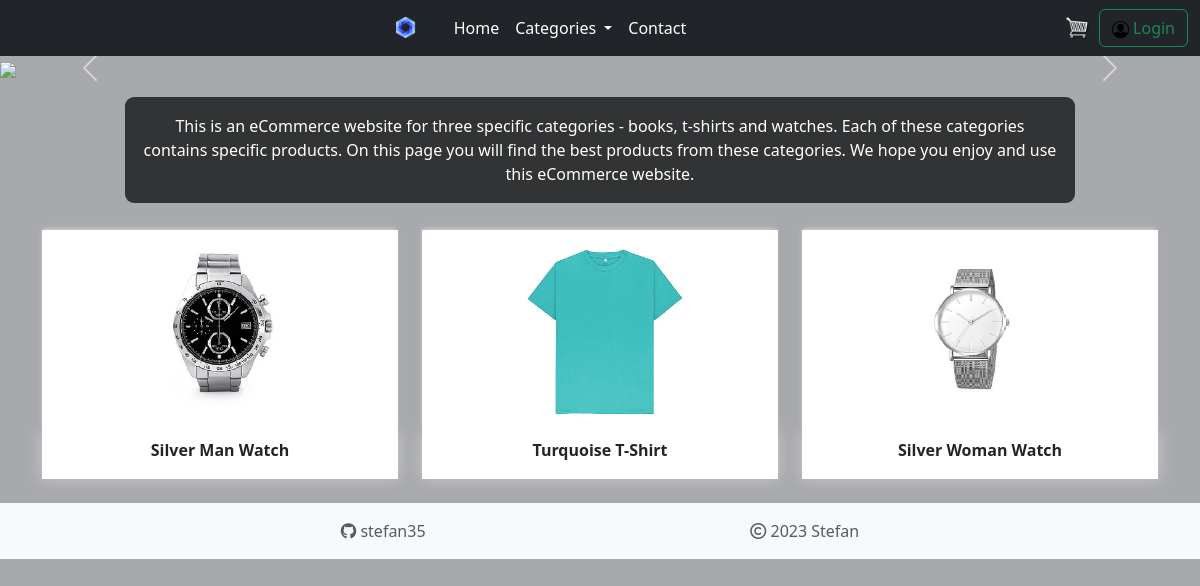
The page / on the database its author committed.
### store/models.py (models this page shows, shortened)
class Product(models.Model):
    name = models.CharField(max_length=200, null=True)
    price = models.DecimalField(max_digits=7, decimal_places=2)
    category = models.CharField(max_length=200, null=True)
    filters = models.ForeignKey(Filter, on_delete=models.SET_NULL, null=True, blank=True)
    image = models.ImageField(null=True, blank=True)
    @property
    def imageURL(self):
        try:
            url = self.image.url
        except:
            url = ''
        return url

### store/views.py (the view)
# urls.py: path('', include('store.urls'))
def store(request):
    data = cartData(request)
    cartItems = data['cartItems']
    user = data['user']
    products = Product.objects.all()
    products = random.sample(list(set(products)), k=3)
    context = {'products':products, 'cartItems':cartItems, 'user':user}
    return render(request, 'store/store.html', context)

### store/utils.py (called while the page is built, shortened)
def cookieCart(request):
    try:
        cart = json.loads(request.COOKIES['cart'])
    except:
        cart = {}
    items = []
    order = {'get_cart_total': 0, 'get_cart_items': 0}
    cartItems = order['get_cart_items']
    return {'cartItems':cartItems, 'order':order, 'items':items}

def cartData(request):
    if request.user.is_authenticated:
        customer = Customer.objects.get(username = request.user)
        user = customer
        order, created = Order.objects.get_or_create(customer=customer, complete=False)
        items = order.orderitem_set.all()
        cartItems = order.get_cart_items
    else:
        cookieData = cookieCart(request)
        cartItems = cookieData['cartItems']
        order = cookieData['order']
        items = cookieData['items']
        user = ''
    return {'cartItems':cartItems, 'order':order, 'items':items, 'user':user}

### store/templates/store/store.html (shortened to what this page needs)
{% extends 'store/base.html' %}
{% load static %}
{% block content %}
<div id="carouselExampleAutoplaying" class="carousel slide" data-bs-ride="carousel">
  <div class="carousel-inner" style=" width:100%; height:70% !important;">
    <div class="carousel-item active">
      <img src="images/books.png" class="img-fluid">
    </div>
  </div>
  <button class="carousel-control-prev" type="button" data-bs-target="#carouselExampleAutoplaying" data-bs-slide="prev">
    <span class="carousel-control-prev-icon" aria-hidden="true"></span>
  </button>
  <button class="carousel-control-next" type="button" data-bs-target="#carouselExampleAutoplaying" data-bs-slide="next">
    <span class="carousel-control-next-icon" aria-hidden="true"></span>
  </button>
</div>
<div class="container justify-content-center">
  <div class="row">
    <div class="col-sm"></div>
    <div class="col-8 col-sm-10 text-center text-white" id="title-text">This is an eCommerce website for three specific categories - books, t-shirts and watches. Each of these categories contains specific products. On this page you will find the best products from these categories. We hope you enjoy and use this eCommerce website.</div>
    <div class="col-sm"></div>
  </div>
  <div class="row">
    {% for product in products %}
      <div class="col-lg-4">
        <img class="thumbnail" src="{{ product.imageURL}}">
        <div class="box-element product text-center">
          <h6><strong>{{ product.name }}</strong></h6>
        </div>
      </div>
    {% endfor %}
  </div>
</div>
{% endblock content %}

### static/css/main.css (style rules this page uses)
body { background-color: #A8A9AD; overflow-x: hidden; }
#title-text { padding: 1.5%; margin-top: 1.5%; margin-bottom: 1.5%; background-color: #323334; border-radius: 9px; display: block; margin-left: auto; margin-right: auto; }
.box-element { box-shadow:hsl(0, 0%, 80%) 0 0 16px; background-color: #fff; padding: 3%; }
.thumbnail { width: 100%; height: 200px; -webkit-box-shadow: -1px -3px 5px -2px rgba(214,214,214,1); -moz-box-shadow: -1px -3px 5px -2px rgba(214,214,214,1); box-shadow: -1px -3px 5px -2px rgba(214,214,214,1); }
.col-lg-4, .col-lg-6, .col-lg-8, .col-lg-12 { margin-top: 10px; }

### rows shown on the page
Product: imageURL (picture), name "Silver Man Watch"
Product: imageURL (picture), name "Turquoise T-Shirt"
Product: imageURL (picture), name "Silver Woman Watch"
